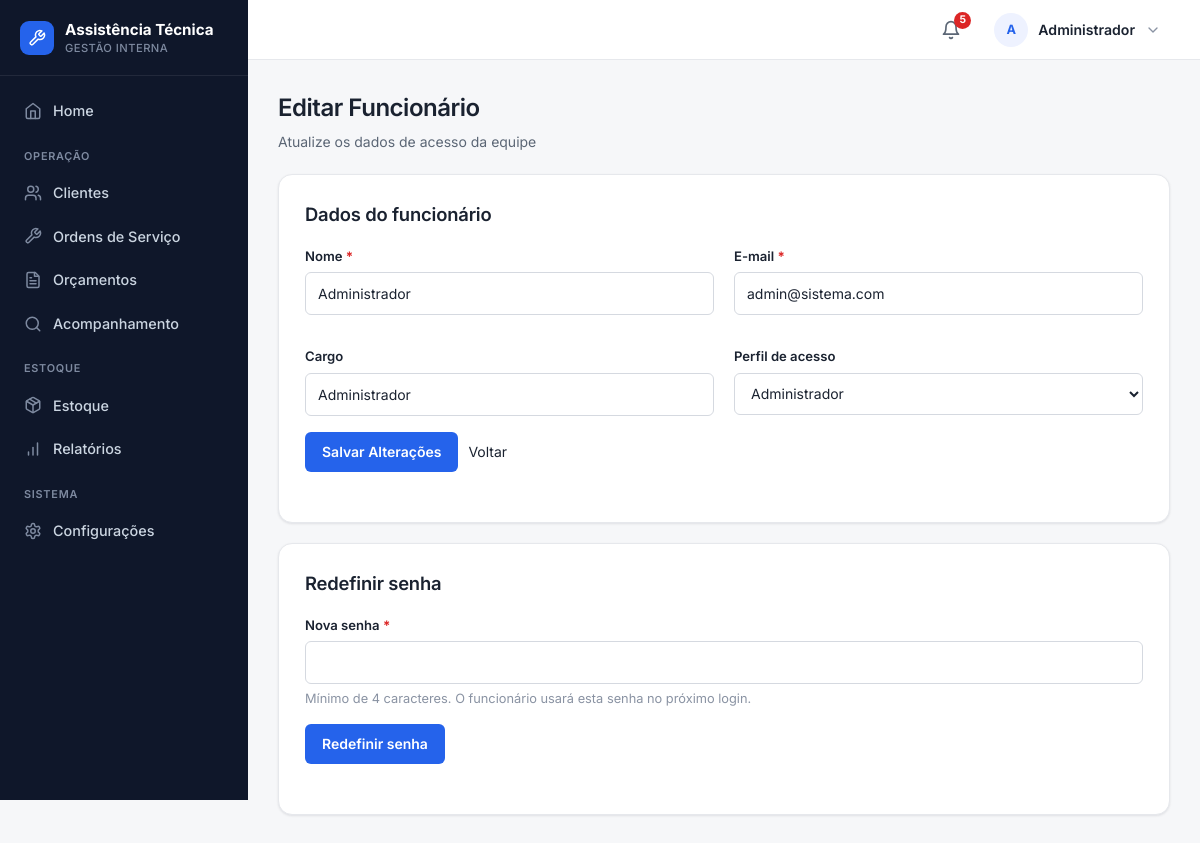
/funcionarios/editar/4 (signed in), run on the app's committed database.
### tables this page shows
CREATE TABLE funcionarios (
    id INTEGER PRIMARY KEY AUTOINCREMENT,
    nome TEXT NOT NULL,
    email TEXT NOT NULL UNIQUE,
    senha TEXT NOT NULL,
    cargo TEXT
, ativo INTEGER NOT NULL DEFAULT 1, perfil TEXT NOT NULL DEFAULT 'funcionario');

### routes/funcionarios.py (the view)
@funcionarios_bp.route("/funcionarios/editar/<int:id>")
def pagina_editar_funcionario(id):
    conexao = conectar()
    funcionario = conexao.execute(
        "SELECT id, nome, email, cargo, perfil FROM funcionarios WHERE id = ?", (id,)
    ).fetchone()
    conexao.close()
    if funcionario is None:
        flash("Funcionário não encontrado.", "erro")
        return redirect("/funcionarios")
    return render_template("funcionario_editar.html", funcionario=funcionario)

### app.py (called while the page is built)
@app.context_processor
def injetar_alertas_estoque():
    if "funcionario_id" not in session:
        return {"alerta_estoque_baixo": 0}
    conexao = conectar()
    total = conexao.execute(
        "SELECT COUNT(*) FROM pecas WHERE quantidade <= estoque_minimo"
    ).fetchone()[0]
    conexao.close()
    return {"alerta_estoque_baixo": total}

def tem_permissao(perfil, *perfis):
    return perfil in perfis

@app.context_processor
def injetar_permissoes():
    perfil = session.get("funcionario_perfil")
    return {
        "perfil_atual": perfil,
        "pode": lambda *perfis: tem_permissao(perfil, *perfis),
    }

@app.before_request
def proteger_rotas():
    rotas_livres = (
        "/login",
        "/acompanhamento",
        "/static",
    )
    if request.path.startswith(rotas_livres):
        return None
    if request.path == "/funcionarios/cadastrar" and _sem_funcionarios():
        return None
    if "funcionario_id" not in session:
        return redirect("/login")
    perfil_atual = session.get("funcionario_perfil")
    if perfil_atual not in TODOS:
        session.clear()
        flash("Perfil de acesso invalido. Faca login com uma conta da equipe.", "erro")
        return redirect("/login")
    permitido = PERMISSOES.get(request.endpoint)
    if permitido is not None and perfil_atual not in permitido:
        flash("Você não tem permissão para acessar esta área.", "erro")
        return redirect("/")
    return None

### database.py (called while the page is built)
def _coluna_existe(conexao, tabela, coluna):
    colunas = conexao.execute(f"PRAGMA table_info({tabela})").fetchall()
    return any(item["name"] == coluna for item in colunas)

def conectar():
    conexao = sqlite3.connect("database/sistema.db")
    conexao.row_factory = sqlite3.Row
    conexao.execute("PRAGMA foreign_keys = ON")
    _garantir_schema(conexao)
    return conexao

### templates/funcionario_editar.html (shortened to what this page needs)
{% extends "base.html" %}
{% import 'partials/_icons.html' as icons %}
{% block conteudo %}
<div class="page-head">
    <h1>Editar Funcionário</h1>
    <p>Atualize os dados de acesso da equipe</p>
</div>
<section class="card">
    <h2>Dados do funcionário</h2>
    <form action="{{ url_for('funcionarios.atualizar_funcionario', id=funcionario['id']) }}" method="POST">
        <div class="form-grid">
            <div class="campo">
                <label for="nome">Nome <span class="obrigatorio" title="Campo obrigatório">*</span></label>
                <input type="text" id="nome" name="nome" value="{{ funcionario['nome'] }}" required>
            </div>
            <div class="campo">
                <label for="email">E-mail <span class="obrigatorio" title="Campo obrigatório">*</span></label>
                <input type="email" id="email" name="email" value="{{ funcionario['email'] }}" required>
            </div>
            <div class="campo">
                <label for="cargo">Cargo</label>
                <input type="text" id="cargo" name="cargo" value="{{ funcionario['cargo'] or '' }}">
            </div>
            <div class="campo">
                <label for="perfil">Perfil de acesso</label>
                <select id="perfil" name="perfil">
                    {% for valor, rotulo in [('atendente','Atendente'), ('tecnico','Técnico'), ('admin','Administrador')] %}
                    <option value="{{ valor }}" {% if funcionario['perfil'] == valor %}selected{% endif %}>{{ rotulo }}</option>
                    {% endfor %}
                </select>
            </div>
        </div>
        <div class="botoes">
            <button type="submit">Salvar Alterações</button>
            <a href="{{ url_for('funcionarios.listar_funcionarios') }}" class="btn--secondary">Voltar</a>
        </div>
    </form>
</section>
<section class="card" style="margin-top: 20px;">
    <h2>Redefinir senha</h2>
    <form action="{{ url_for('funcionarios.redefinir_senha', id=funcionario['id']) }}" method="POST">
        <div class="campo">
            <label for="senha">Nova senha <span class="obrigatorio" title="Campo obrigatório">*</span></label>
            <input type="password" id="senha" name="senha" minlength="4" required>
            <small class="ajuda">Mínimo de 4 caracteres. O funcionário usará esta senha no próximo login.</small>
        </div>
        <div class="botoes">
            <button type="submit">Redefinir senha</button>
        </div>
    </form>
</section>
{% endblock %}

### static/css/global.css (style rules this page uses)
:root { --bg: #f6f7f9; --surface: #ffffff; --surface-2: #f9fafb; --border: #e6e8ec; --border-strong: #d5d9e0; --ink: #1a2230; --muted: #5b6675; --subtle: #8a93a3; --primary: #2563eb; --primary-hover: #1d4ed8; --primary-soft: #eef2ff; --success: #16a34a; --success-soft: #dcfce7; --warning: #d97706; --warning-soft: #fef3c7; --danger: #dc2626; --danger-hover: #b91c1c; --danger-soft: #fee2e2; --sidebar: #0f172a; --sidebar-ink: #cbd5e1; --sidebar-muted: #7e8aa0; --s-1: 4px; --s-2: 8px; --s-3: 12px; --s-4: 16px; --s-5: 20px; --s-6: 24px; --s-8: 32px; --r-sm: 6px; --r-md: 10px; --r-lg: 14px; --r-pill: 999px; --shadow-sm: 0 1px 2px rgba(16, 24, 40, 0.04), 0 1px 3px rgba(16, 24, 40, 0.06); --shadow-md: 0 4px 12px rgba(16, 24, 40, 0.08); --azul-900: #0f172a; --azul-800: #1e293b; --azul-700: #2563eb; --azul-600: #2563eb; --azul-500: #2563eb; --azul-100: #eef2ff; --azul-50: #f9fafb; --branco: #ffffff; --cinza-900: #1a2230; --cinza-700: #5b6675; --cinza-500: #8a93a3; --cinza-200: #e6e8ec; --cinza-100: #f1f3f6; --verde-100: #dcfce7; --verde-700: #166534; --amarelo-100: #fef3c7; --amarelo-700: #92400e; --vermelho-100: #fee2e2; --vermelho-700: #991b1b; --sombra: var(--shadow-sm); --raio: var(--r-md); }
* { box-sizing: border-box; }
body { min-height: 100vh; margin: 0; font-family: "Inter", -apple-system, BlinkMacSystemFont, "Segoe UI", Roboto, Arial, sans-serif; font-size: 14px; line-height: 1.5; color: var(--ink); background: var(--bg); -webkit-font-smoothing: antialiased; text-rendering: optimizeLegibility; }
h1, h2, h3, h4 { color: var(--ink); font-weight: 600; letter-spacing: -0.01em; }
h2 { margin: 0 0 18px; font-size: 1.15rem; }
a { color: var(--primary); text-decoration: none; }
.container, .card { background: var(--surface); border: 1px solid var(--border); border-radius: var(--r-lg); box-shadow: var(--shadow-sm); }
.card { padding: clamp(18px, 3vw, 26px); }
.acoes-topo, .botoes, .form-botao { display: flex; flex-wrap: wrap; gap: 10px; align-items: center; }
.btn, button, .voltar, .editar, .excluir { display: inline-flex; align-items: center; justify-content: center; gap: 8px; min-height: 40px; padding: 9px 16px; border: 1px solid transparent; border-radius: var(--r-sm); color: #fff; background: var(--primary); text-decoration: none; font: inherit; font-weight: 600; line-height: 1; cursor: pointer; white-space: nowrap; transition: background-color 0.15s ease, border-color 0.15s ease, box-shadow 0.15s ease, color 0.15s ease; }
.btn--secondary, .btn-home, .voltar, .editar { background: var(--surface); color: var(--ink); border-color: var(--border-strong); }
form { margin: 0 0 24px; }
.form-grid { display: grid; grid-template-columns: repeat(2, minmax(0, 1fr)); gap: 16px 20px; }
.campo, .form-group { display: flex; flex-direction: column; gap: 6px; margin-bottom: 16px; }
label { color: var(--ink); font-weight: 600; font-size: 0.82rem; }
input, select, textarea { width: 100%; min-height: 42px; padding: 10px 12px; color: var(--ink); background: var(--surface); border: 1px solid var(--border-strong); border-radius: var(--r-sm); font: inherit; transition: border-color 0.15s ease, box-shadow 0.15s ease; }
input::placeholder, textarea::placeholder { color: var(--subtle); }
.obrigatorio { color: var(--danger); font-weight: 700; }
.ajuda { color: var(--subtle); font-size: 0.8rem; line-height: 1.4; }

### static/css/layout.css (style rules this page uses)
.page-head { margin: 0 0 22px; }
.page-head h1 { margin: 0; color: var(--ink); font-size: clamp(1.25rem, 2vw, 1.6rem); font-weight: 600; letter-spacing: -0.02em; }
.page-head p { margin: 5px 0 0; color: var(--muted); }

### data on the page
funcionarios: nome "Administrador", email "admin@sistema.com", cargo "Administrador", perfil "Administrador"

### other printed values
{{ alerta_estoque_baixo }} "5"
{{ iniciais }} "A"
{{ nome_usuario }} "Administrador"
